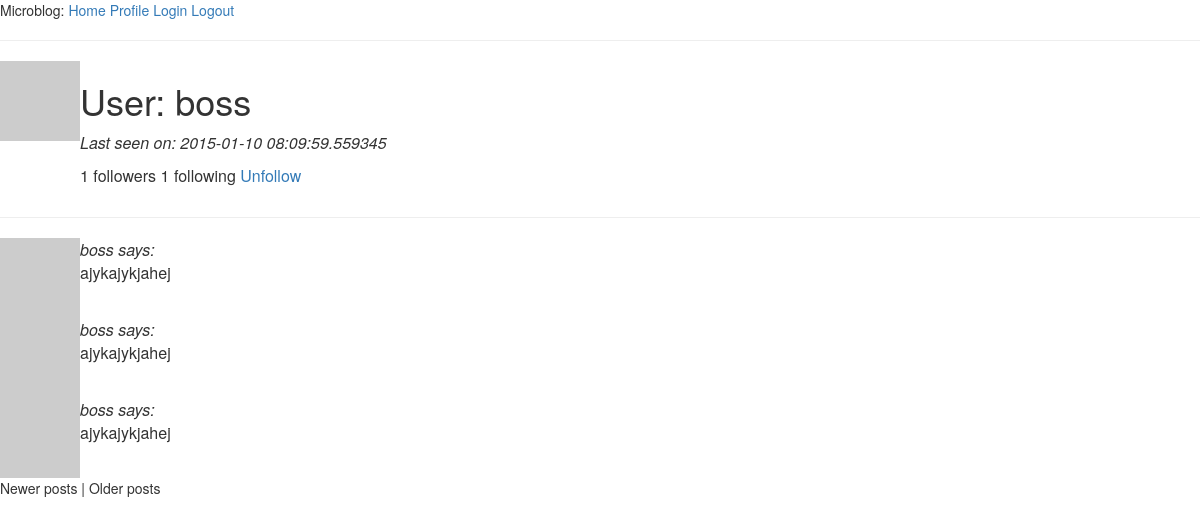
/user/boss/1 (signed in), run on the app's committed database.
### app/models.py (models this page shows, shortened)
class User(db.Model):
    id = db.Column(db.Integer, primary_key=True)
    nickname = db.Column(db.String(64), index=True, unique=True)
    email = db.Column(db.String(120), index=True, unique=True)
    posts = db.relationship('Post', backref = 'author', lazy = 'dynamic')
    about_me = db.Column(db.String(140))
    last_seen = db.Column(db.DateTime)
    followed = db.relationship('User',
                                secondary=followers,
                                primaryjoin=(followers.c.follower_id == id),
                                secondaryjoin = (followers.c.followed_id == id),
                                backref=db.backref('followers', lazy='dynamic'),
                                lazy='dynamic')
    def is_authenticated(self):
        return True
    def avatar(self, size):
        return 'http://www.gravatar.com/avatar/%s?d=retro&s=%d' % (md5(self.email.encode('utf-8')).hexdigest(), size)
    def is_following(self, user):
        return self.followed.filter(followers.c.followed_id == user.id).count() > 0

class Post(db.Model):
    id = db.Column(db.Integer, primary_key=True)
    body = db.Column(db.String(140))
    timestamp = db.Column(db.DateTime)
    user_id = db.Column(db.Integer, db.ForeignKey('user.id'))

### app/views.py (the view)
@app.route('/user/<nickname>')
@app.route('/user/<nickname>/<int:page>')
@login_required
def user(nickname, page=1):
    user = User.query.filter_by(nickname=nickname).first()
    if user is None:
        flash('User %s not found' % nickname)
        return redirect(url_for('index'))
    posts = user.posts.paginate(page, POSTS_PER_PAGE, False)
    return render_template('user.html', user = user, posts = posts)

### app/views.py (called while the page is built)
@app.before_request
def before_request():
    g.user = current_user
    if g.user.is_authenticated():
        g.user.last_seen = datetime.utcnow()
        db.session.add(g.user)
        db.session.commit()

@lm.user_loader ##We use this decorator to link with Flask-Login!
def load_user(id):
    return User.query.get(int(id))

### app/templates/user.html (shortened to what this page needs)
{% extends "base.html" %}
{% block content %}
    <table>
        <tr valign="top">
            <td>
                <img src="{{ user.avatar(128) }}" />
            </td>
            <td>
                <h1>User: {{ user.nickname }}</h1>
                {% if user.last_seen %}
                    <p><i>Last seen on: {{ user.last_seen }}</i></p>
                {% endif %}
                <p>{{ user.followers.count() }} followers
                   {{ user.followed.count() }} following
                {% if user.id == g.user.id %}
                  <a href="{{ url_for('edit') }}">Edit your profile</a>
                {% elif not g.user.is_following(user) %}
                  <a href="{{ url_for('follow', nickname=user.nickname) }}">Follow</a>
                {% else %}
                  <a href="{{ url_for('unfollow', nickname=user.nickname) }}">Unfollow</a>
              {% endif %}
              </p>
            </td>
        </tr>
    </table>
    <hr />
    {% for post in posts.items %}
        {% include 'post.html' %}
    {% endfor %}
    {% if posts.has_prev %}
        <a href="{{ url_for('user', nickname=user.nickname, page=posts.prev_num) }}"> Newer posts</a>
    {% else %}  Newer posts{% endif %} |
    {% if posts.has_next %}
    <a href="{{ url_for('user', nickname=user.nickname, page=posts.next_num) }}">Older posts </a>
    {% else %}
    Older posts
    {% endif %}
{% endblock %}

### app/templates/post.html (shortened to what this page needs)
<table>
        <tr valign="top">
            <td>
                <img src="{{ post.author.avatar(50) }}">
            </td>
            <td>
                <i>{{ post.author.nickname }} says:</i>
                <br/ >
                {{ post.body }}
            </td>
        </tr>
</table>

### data on the page
User: nickname "boss", last_seen "2015-01-10 08:09:59.559345"
Post: author.nickname "boss", body "ajykajykjahej"
Post: author.nickname "boss", body "ajykajykjahej"
Post: author.nickname "boss", body "ajykajykjahej"

### other printed values
{{ user.followers.count() }} "1"
{{ user.followed.count() }} "1"
